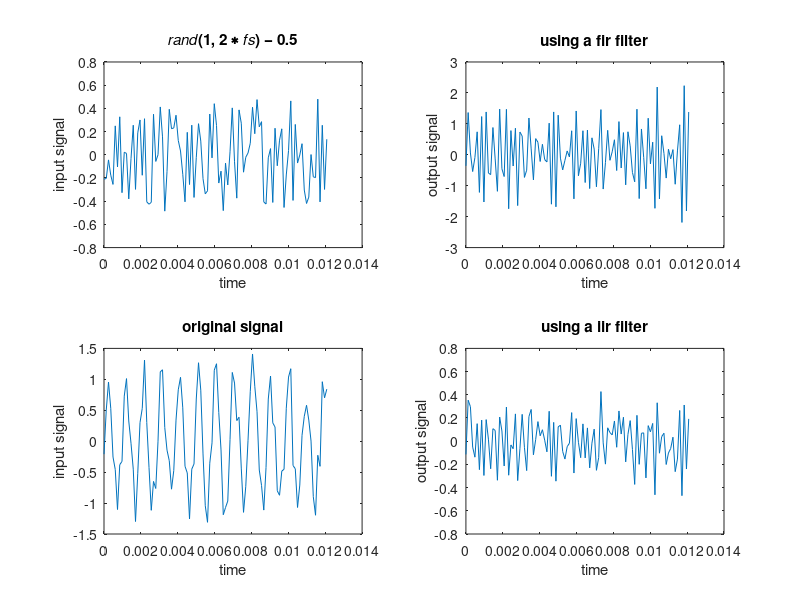

This chart was generated by the following MATLAB code:
fs = 8192;
t = 0:1/8192:2-(1/fs);
x = rand(1,2*fs) - 0.5;
% sound(x , fs);
% pause(2.5);

t_print = t(1:100);
print_x = x(1:100);
subplot(2,2,1);
plot(t_print,print_x);
xlabel('time');
ylabel('input signal');
title('𝑟𝑎𝑛𝑑(1, 2 ∗ 𝑓𝑠) − 0.5');



x = x + sin(2*pi*1024*t);
print_x = x(1:100);
subplot(2,2,3);
plot(t_print,print_x);
xlabel('time');
ylabel('input signal');
title('original signal');
% sound(x);
% pause(2.5);
a=[1];
b = (1/(2-sqrt(2)))*[1 -sqrt(2) 1];
y=filter(b,a,x);

print_x = y(1:100);
subplot(2,2,2);
plot(t_print,print_x );
xlabel('time');
ylabel('output signal');
title('using a fir filter');

% sound(y);
% pause(2.5);

r0 = 0.5;
w0 = pi/4;

b0 = (1-(r0*exp(1j*w0)))*(1-(r0*exp(-1j*w0)));
b = [b0,-b0*2*cos(w0),b0];
a = [1,-r0*2*cos(w0), r0*r0];
y=filter(b,a,x);

print_x = y(1:100);
subplot(2,2,4);
plot( t_print , print_x );
xlabel('time');
ylabel('output signal');
title('using a iir filter');
% sound(y);
